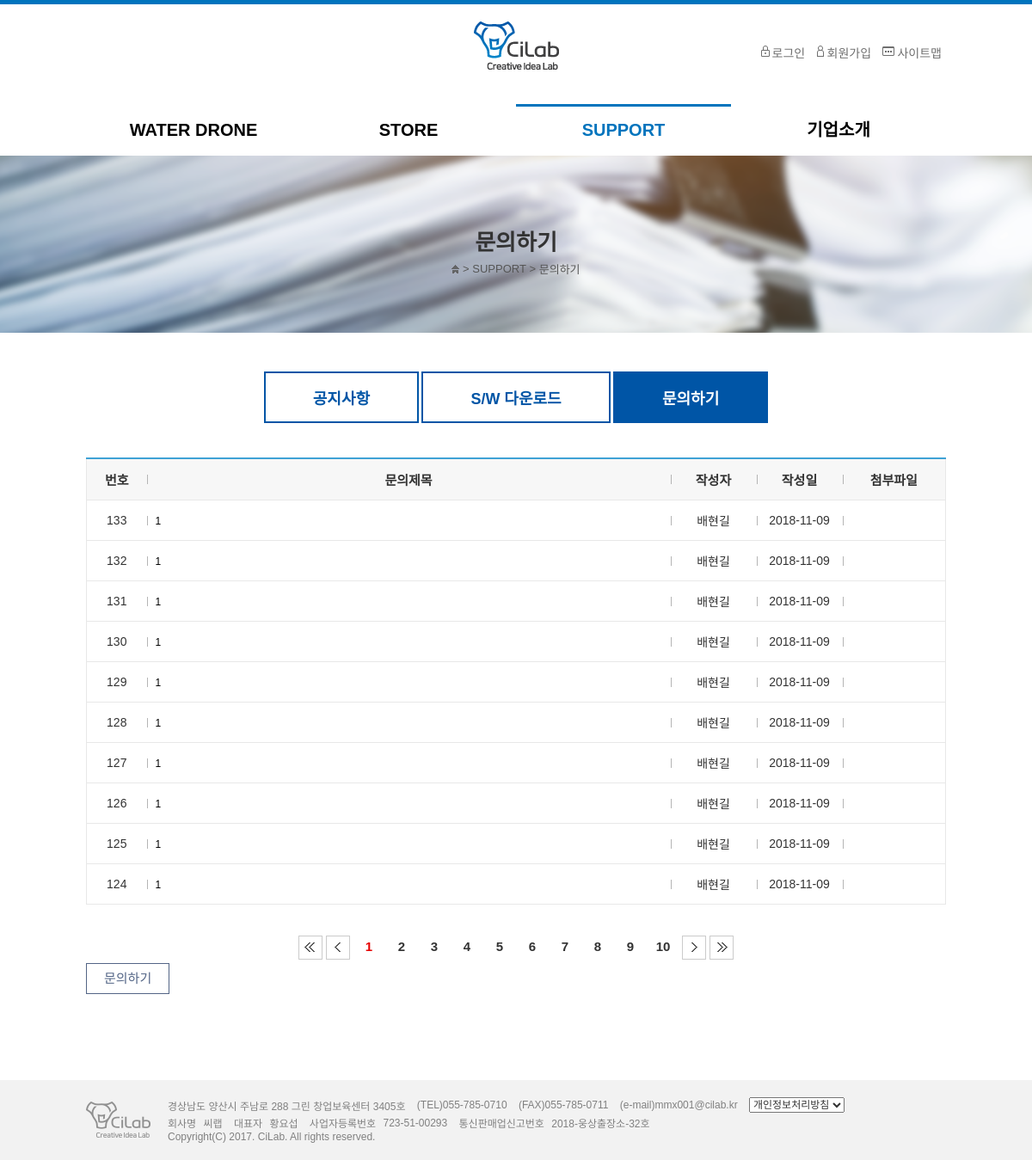
The page /menu/list.php?type=4 on the database its author committed.
### tables this page shows
CREATE TABLE IF NOT EXISTS `tb_qna` (
  `pk_no` int(11) NOT NULL AUTO_INCREMENT,
  `fd_title` varchar(50) DEFAULT NULL,
  `fd_content` varchar(200) DEFAULT NULL,
  `fd_file` varchar(50) DEFAULT NULL,
  `fd_new_file` varchar(50) DEFAULT NULL,
  `fd_pw` varchar(50) DEFAULT NULL,
  `fd_name` varchar(200) DEFAULT NULL,
  `fd_date` date DEFAULT NULL,
  `fd_hp` varchar(50) DEFAULT NULL,
  `fd_mail` varchar(50) DEFAULT NULL,
  `fd_reply` varchar(200) DEFAULT NULL,
  PRIMARY KEY (`pk_no`)
);

### menu/list.php (the view, shortened to what this page needs)
<?php
	include '../header.php';
	include_once('../common.php');
	$type= $_GET['type'] ?? 1;
	$page = $_GET['page'] ?? 1;
	if($type==1) $head = "공지사항";
	elseif($type==2) $head = "S/W다운로드";
	elseif($type==4) $head = "문의하기";
	$query_string = $_SERVER['QUERY_STRING'];
    $query_arr = explode('&', $query_string);
    $query_string ="";
    foreach ($query_arr as $query) {
        $query_sp = explode('=', $query);
        if($query_sp[0]!='page'){
            $query_string .= $query."&";
        }
    }
?>
<section class="container">
	<div class="visual support">
		<p class="subTitle"><?=$head?></p>
		<div class="location">
			<img src="../images/common/icon_home.png" alt="Home">
			<span>&gt;</span>
			<span>SUPPORT</span>
			<span>&gt;</span>
			<span><?=$head?></span>
		</div>
	</div>
	<div class="contents">
		<div class="tabletInner">
			<div class="btnTab">
				<a href="./list.php?type=1" class='<?php if($type==1) echo "on"?>' >공지사항</a>
                <a href="./list.php?type=2" class="<?php if($type==2) echo "on"?>">S/W 다운로드</a>
				<a href="./list.php?type=4" class="<?php if($type==4) echo "on"?>">문의하기</a>
			</div>
			<table class="tblType01 listView">
				<colgroup>
				<col style="width:70px;" class="mhide">
					<col>
				<?php
						if($type==1||$type==2){
				?>
					<col class="listDate">
					<col class="listCount">
				<?php
						}else if($type==4){
				?>
					<col class="listWriter">
					<col class="listDate">
					<col class="listFile">
				<?php
						}
				?>
				</colgroup>
				<thead>
					<tr>
						<th scope="col" class="mhide">번호</th>
						<?php
							if($type==1) {
                                echo '<th scope="col">제목</th>
                                <th scope="col">날짜</th>
                                <th scope="col">조회수</th>';
							}elseif($type==2) {
							    echo '<th scope="col">S/W명</th>
                                <th scope="col">버전</th>
                                <th scope="col">다운로드</th>';
							}else if($type==4){
								echo '<th scope="col">문의제목</th>
								<th scope="col">작성자</th>
								<th scope="col">작성일</th>
								<th scope="col">첨부파일</th>';
							}
						?>
					</tr>
				</thead>
				<tbody>
					<?php
						$result = while_get_board_list($page,null,$type);
						while ($r = mysqli_fetch_array($result)) {
					?>
					<tr>
						<td class="mhide"><?=$r['row']?></td>
						<?php
							if($type==1){
								echo '<td class="title"><a href="detail.php?type='.$type.'&no='.$r["pk_no"].'">'.$r["fd_title"].'</a></td>';
								echo "<td>".$r['fd_date']."</td>";
								echo "<td>".$r['fd_count']."</td>";
							}else if($type==4){
								echo '<td class="title"><a href="qna_chk_pw.php?no='.$r["pk_no"].'">'.$r["fd_title"].'</a></td>';
								echo "<td>".$r['fd_name']."</td>";
								echo "<td>".$r['fd_date']."</td>";
								if($r['fd_new_file']!=""){
									echo "<td><a href='./zip_down.php?zip=".$r["fd_title"]."&new_file=".$r['fd_new_file']."&file=".$r['fd_file']."'><img src='/images/icon/icon_file.png' class='save_img'></a></td>";
								}else{
								    echo "<td></td>";
								}
							}
						?>
					</tr>
					<?php
						}
					?>
				</tbody>
			</table>
			<div id="paging" class="page_nav">
				<a href="?<?=$query_string?>page=1">
					<img src="/images/icon/btn_first.png" alt="pre" id="first_img" class="page_nav_btn">
				</a>
				<a href="?<?=$query_string?>page=<?php if($page>1){ echo $page-1;}else{ echo '1';} ?>">
					<img src="/images/icon/btn_prev.png" alt="pre" id="prev_img" class="page_nav_btn" >
				</a>
				<?php
					$total_count = board_count($type, null);
					$page_info = make_page($page,$total_count,$query_string,10);
				?>
				<a href="?<?=$query_string?>page=<?php if($page<$page_info[0]){ echo $page+1;}else{ echo $page_info[1];} ?>">
					<img src="/images/icon/btn_next.png" alt="pre" id="next_img" class="page_nav_btn">
				</a>
				<a href="?<?=$query_string?>page=<?=$page_info[0]?>">
					<img src="/images/icon/btn_last.png" alt="pre" id="last_img" class="page_nav_btn">
				</a>
			</div>
			<div>
				<?php if($type==4) echo '<a href="qna.php" class="btn type07">문의하기</a>';?>
			</div>
		</div>
	</div>
</section>
<?php
	include '../footer.php'
?>

### css/default.css (style rules this page uses)
html { overflow-y:scroll }
body { margin:0;padding:0;font-size:0.75em;font-family:dotum }
html, h1, h2, h3, h4, h5, h6, form, fieldset, img { margin:0;padding:0;border:0 !important }
article, aside, details, figcaption, figure, footer, header, hgroup, menu, nav, section { display:block }
label, input, button, select, img { vertical-align:middle }
p { margin:0;padding:0;word-break:break-all }
a:link, a:visited { color:#000;text-decoration:none }

### css/common.css (style rules this page uses)
* { margin:0; padding:0; font-family: 'Noto Sans KR', sans-serif; list-style:none; vertical-align:middle; }
a, div, p, td, th, select,option { font-size:12px; color:#333; }
article, aside, hgroup, header, footer, figure, figcaption, nav, section, time, mark, canvas, video, audio, details, summary { display:block; }
table { border-collapse:collapse; width:100%; }
img { vertical-align:middle; }
img, button { border:0px; }
a { text-decoration:none; }

### css/style.css (style rules this page uses)
html { overflow-y: scroll; }
html, body { height: 100%; }
.visual { height: 206px; text-align: center; }
.visual.support { background: url('../images/common/bg_support.png') no-repeat center 0; }
.visual .subTitle { padding: 80px 0 5px 0; font-weight: 900; font-size: 26px; }
.location, .location span { color: #555; font-size: 13px; font-family: sans-serif; }
.btnTab { padding: 0 0 40px 0; text-align: center; }
.btnTab>a { display: inline-block; padding: 15px 55px; box-sizing: border-box; font-weight: bold; font-size: 18px; color: #0055a6; border: 2px solid #0055a6; background: #fff; }
.btnTab>a.on, .btnTab>a:hover { color: #fff; border: 2px solid #0055a6; background: #0055a6; }
.contents { padding: 45px 0 100px; margin: 0 auto; width: 1000px; }
.btn { display: inline-block; line-height: 1.2; cursor: pointer; }
.btn.type07 { padding: 8px 20px; box-sizing: border-box; font-size: 15px; color: #536586; border: 1px solid #536586; background: #fff; }
#paging { margin: 30px 0 0 0; text-align: center; }
#paging a { display: inline-block; width: 28px; height: 28px; line-height: 28px; font-weight: bold; font-size: 15px; color: #333; }
.tblType01 { border-top: 2px solid #3fa2d5; border-left: 1px solid #e8e8e8; border-right: 1px solid #e8e8e8; }
.tblType01 th { padding: 13px 0; font-size: 15px; color: #333333; border-bottom: 1px solid #e8e8e8; background: url('../images/common/bg_th.png') no-repeat 0 50% #f7f7f7; }
.tblType01 th:first-child { background: #f7f7f7; }
.tblType01 td { padding: 13px 0; padding-left: 23px; font-size: 14px; color: #333333; border-bottom: 1px solid #e8e8e8; background: url('../images/common/bg_th.png') no-repeat 0 50%; }
.tblType01 td:first-child { background: none; }
.tblType01.listView td { padding-left: 10px; padding-right: 10px; text-align: center; }
.tblType01.listView .title { text-align: left; }
.tblType01.listView .title a { display: inline-block; width: 100%; white-space: nowrap; overflow: hidden; text-overflow: ellipsis; }
.on { color: #e60000; font-weight: bold; }
.page_nav { text-align: center; }
.listDate, .listWriter { width: 100px; }
.listCount, .listFile { width: 120px; }

### css/tablet.css (style rules this page uses)
.contents { width:100%; }
.btnTab { padding:0 0 35px 0; }
.btnTab > a { display: block; margin: 0px 10px 5px 10px; padding:10px 25px; font-size:14px; }
.tabletInner { padding:0 10px; }
.tblType01 { width:100%; }

### css/mobile.css (style rules this page uses)
.mhide { display:none !important }
.visual .subTitle { padding-top:60px; }
.visual { height:176px; }
.tblType01 { width:100%; }
.tblType01, .tblType02 { box-sizing:border-box; }
.tblType01.listView .title { background-image:none !important }
html { overflow-y:scroll }
body { margin:0;padding:0;font-size:0.75em }
html, h1, h2, h3, h4, h5, h6, form, fieldset, img { margin:0;padding:0;border:0 }
article, aside, details, figcaption, figure, footer, header, hgroup, menu, nav, section { display:block }
label, input, button, select, img { vertical-align:middle }
p { margin:0;padding:0;word-break:break-all }
a:link, a:visited { color:#000;text-decoration:none }
.listDate, .listWriter { width:60px; }
.listCount, .listFile { width:70px; }
#paging a { width: auto; }

### rows shown on the page
tb_qna: row "133", fd_title "1", fd_name "배현길", fd_date "2018-11-09"
tb_qna: row "132", fd_title "1", fd_name "배현길", fd_date "2018-11-09"
tb_qna: row "131", fd_title "1", fd_name "배현길", fd_date "2018-11-09"
tb_qna: row "130", fd_title "1", fd_name "배현길", fd_date "2018-11-09"
tb_qna: row "129", fd_title "1", fd_name "배현길", fd_date "2018-11-09"
tb_qna: row "128", fd_title "1", fd_name "배현길", fd_date "2018-11-09"
tb_qna: row "127", fd_title "1", fd_name "배현길", fd_date "2018-11-09"
tb_qna: row "126", fd_title "1", fd_name "배현길", fd_date "2018-11-09"
tb_qna: row "125", fd_title "1", fd_name "배현길", fd_date "2018-11-09"
tb_qna: row "124", fd_title "1", fd_name "배현길", fd_date "2018-11-09"

### other values the page prints
$head "문의하기"
